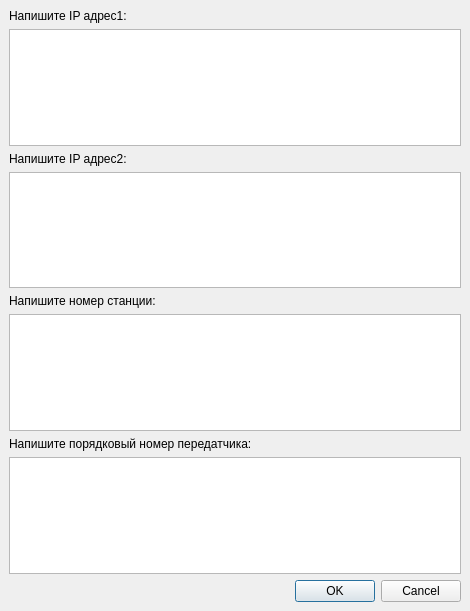
<?xml version="1.0" encoding="UTF-8"?>
<ui version="4.0">
 <class>MainWindow</class>
 <widget class="QMainWindow" name="MainWindow">
  <property name="geometry">
   <rect>
    <x>0</x>
    <y>0</y>
    <width>470</width>
    <height>611</height>
   </rect>
  </property>
  <property name="windowTitle">
   <string>MainWindow</string>
  </property>
  <widget class="QWidget" name="centralwidget">
   <layout class="QVBoxLayout" name="verticalLayout">
    <item>
     <widget class="QLabel" name="label">
      <property name="text">
       <string>Напишите IP адрес1:</string>
      </property>
     </widget>
    </item>
    <item>
     <widget class="QTextEdit" name="textEdit"/>
    </item>
    <item>
     <widget class="QLabel" name="label_2">
      <property name="text">
       <string>Напишите IP адрес2:</string>
      </property>
     </widget>
    </item>
    <item>
     <widget class="QTextEdit" name="textEdit_2"/>
    </item>
    <item>
     <widget class="QLabel" name="label_3">
      <property name="text">
       <string>Напишите номер станции:</string>
      </property>
     </widget>
    </item>
    <item>
     <widget class="QTextEdit" name="textEdit_3"/>
    </item>
    <item>
     <widget class="QLabel" name="label_4">
      <property name="text">
       <string>Напишите порядковый номер передатчика:</string>
      </property>
     </widget>
    </item>
    <item>
     <widget class="QTextEdit" name="textEdit_4"/>
    </item>
    <item>
     <widget class="QDialogButtonBox" name="buttonBox">
      <property name="standardButtons">
       <set>QDialogButtonBox::Cancel|QDialogButtonBox::Ok</set>
      </property>
     </widget>
    </item>
   </layout>
  </widget>
 </widget>
 <resources/>
 <connections/>
</ui>
